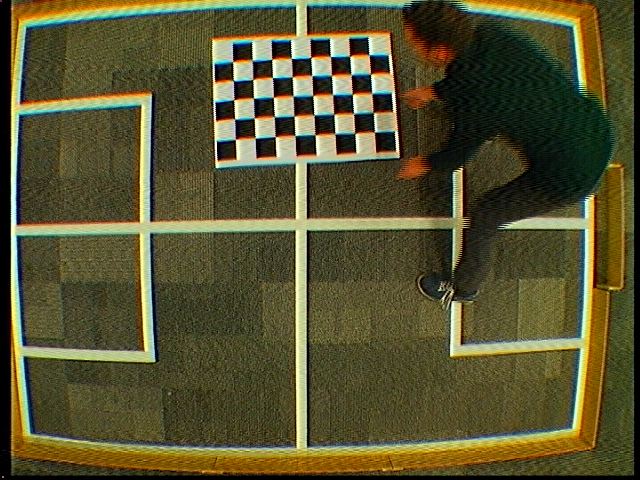
#> input picture preprocessing/pitch0/10_9x6.png, 640 x 480 px; its folder holds 4 pictures in this run
$ python undistort.py   (Python 2 division)
#> lines starting #> are read from the running program, lines starting #| are printed output that depends on the picture; after the words box and inside, x2 and y2 are one past the last pixel; in counts of white or black regions, pixels touching at a corner belong together
# Original tutorial: https://opencv-python-tutroals.readthedocs.org/en/latest/py_tutorials/py_calib3d/py_calibration/py_calibration.html#calibration

from copy import copy
import cPickle
import numpy as np
import cv2
import glob
import os

filename = os.path.join(os.path.dirname(__file__), "../calibrations/undistort.dat")


# termination criteria
criteria = (cv2.TERM_CRITERIA_EPS + cv2.TERM_CRITERIA_MAX_ITER, 30, 0.001)

# prepare object points, like (0,0,0), (1,0,0), (2,0,0) ....,(6,5,0)
objp = np.zeros((8*5,3), np.float32)
objp[:,:2] = np.mgrid[0:5,0:8].T.reshape(-1,2)

# Arrays to store object points and image points from all the images.
objpoints = [] # 3d point in real world space
imgpoints = [] # 2d points in image plane.

images = glob.glob('pitch0/*.png')

for fname in images:
    img = cv2.imread(fname)
#> img is the input picture: shape (480, 640, 3); mean B, G, R 48.7, 83.4, 86.9
    gray = cv2.cvtColor(img,cv2.COLOR_BGR2GRAY)
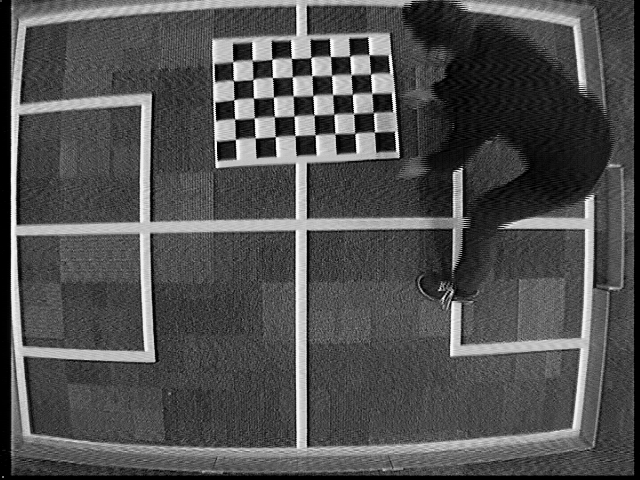
#> gray: shape (480, 640); min 0, max 250, mean 80.5

    # Find the chess board corners
    ret, corners = cv2.findChessboardCorners(gray, (5,8),None)
#> ret = True; corners = 40 rows, first 8: [235.4, 139.4], [234.9, 119], [233.6, 99.81], [233.5, 80.59], [232.8, 61.66], [255.3, 137.9], [254, 118], [253.4, 98.01]

    print "found checkerboard in file %s - %s " % (fname, ret)
#| found checkerboard in file pitch0/10_9x6.png - True

    # If found, add object points, image points (after refining them)
    if ret == True:
        objpoints.append(objp)

        corners2 = cv2.cornerSubPix(gray,corners,(11,11),(-1,-1),criteria)
#> corners2 = 40 rows, first 8: [235.4, 139.2], [234.7, 118.9], [233.9, 99.64], [233.4, 80.62], [232.7, 61.47], [255.2, 137.9], [254.4, 117.9], [253.5, 98.11]
        imgpoints.append(corners2)

        # Draw and display the corners
        img = cv2.drawChessboardCorners(img, (5,8), corners2,ret)
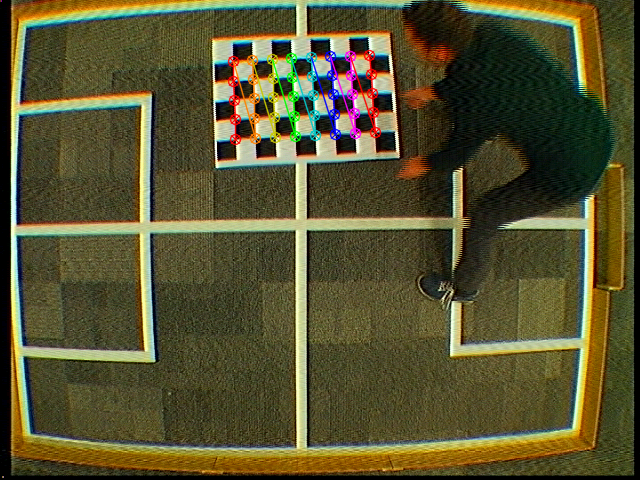
#> img: shape (480, 640, 3); 2.11% of pixels changed, all inside (x1, y1, x2, y2) = (227, 49, 382, 146)
        cv2.imshow('img',img)
        cv2.waitKey(500)
#> pass 2 of the loop `for fname in images:`:
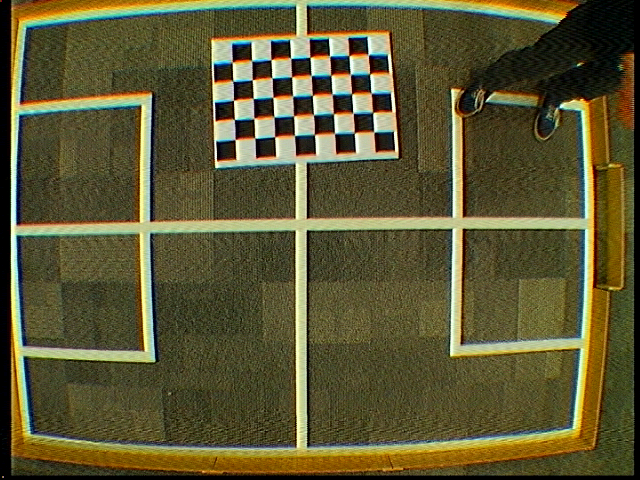
#> input picture preprocessing/pitch0/11_9x6.png, 640 x 480 px
#> img is the input picture: shape (480, 640, 3); mean B, G, R 51.9, 87.7, 92.3
#> `gray = cv2.cvtColor(img,cv2.COLOR_BGR2GRAY)`:
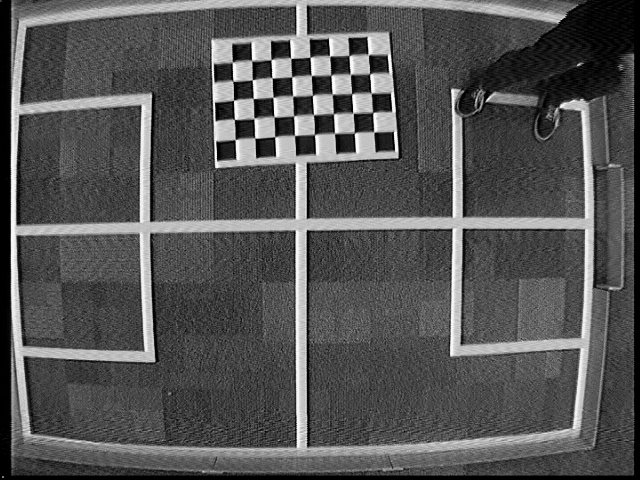
#> gray: shape (480, 640); min 0, max 250, mean 85
#> corners = 40 rows, first 8: [235.1, 139.6], [234.6, 119.5], [233.6, 100.3], [233, 81.15], [232.3, 62.2], [254.9, 137.9], [254, 118.3], [253.3, 98.49]
#| found checkerboard in file pitch0/11_9x6.png - True
#> corners2 = 40 rows, first 8: [235.2, 139.4], [234.4, 119.4], [233.5, 100], [233, 81.11], [232.3, 61.94], [254.9, 138.2], [253.9, 118.3], [253.4, 98.42]
#> `img = cv2.drawChessboardCorners(img, (5,8), corners2,ret)`:
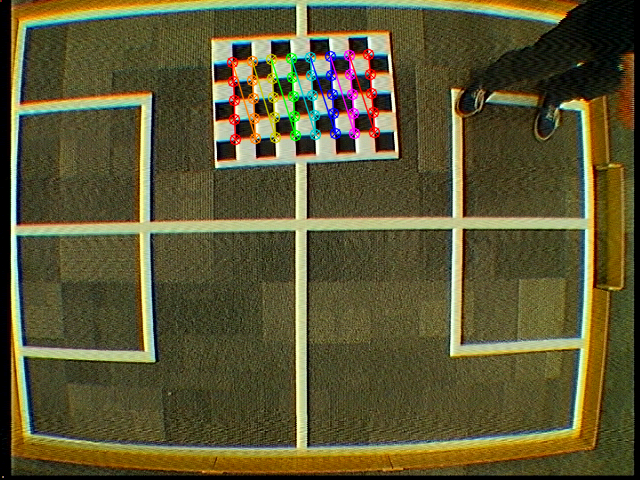
#> img: shape (480, 640, 3); 2.1% of pixels changed, all inside (x1, y1, x2, y2) = (226, 48, 381, 146)
#> pass 3 of the loop `for fname in images:`:
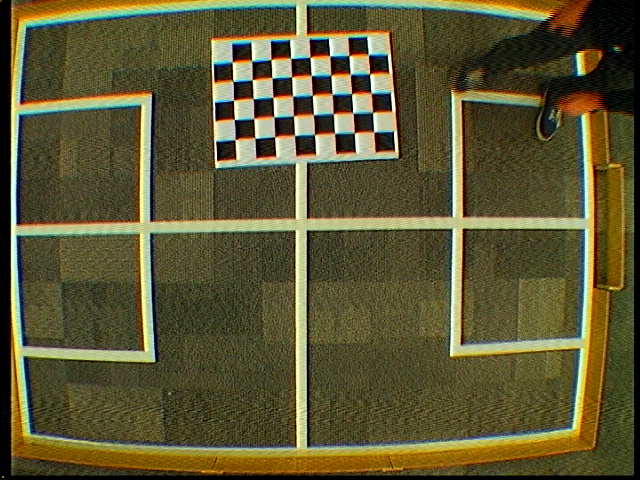
#> input picture preprocessing/pitch0/12_9x6.png, 640 x 480 px
#> img is the input picture: shape (480, 640, 3); mean B, G, R 51.6, 87.5, 92.5
#> `gray = cv2.cvtColor(img,cv2.COLOR_BGR2GRAY)`:
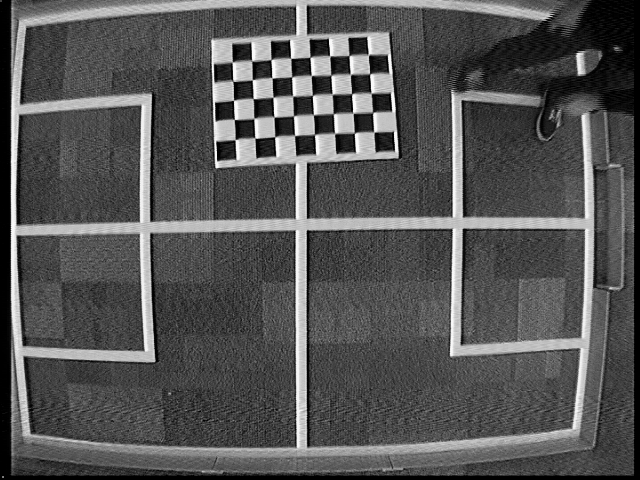
#> gray: shape (480, 640); min 0, max 250, mean 84.9
#> corners = 40 rows, first 8: [235.1, 139.7], [234.5, 119.5], [233.6, 100.3], [233.1, 81.26], [232.2, 62.15], [255, 137.9], [253.9, 118.4], [253.2, 98.53]
#| found checkerboard in file pitch0/12_9x6.png - True
#> corners2 = 40 rows, first 8: [235.2, 139.5], [234.4, 119.4], [233.6, 100.2], [232.9, 81.13], [232.3, 61.94], [255, 138.3], [253.8, 118.4], [253.4, 98.58]
#> `img = cv2.drawChessboardCorners(img, (5,8), corners2,ret)`:
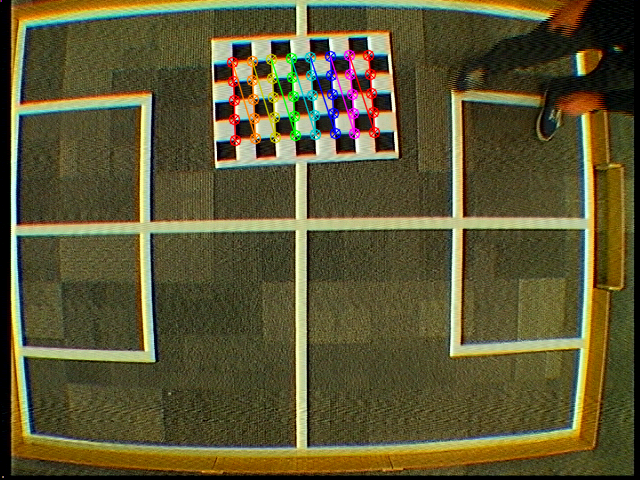
#> img: shape (480, 640, 3); 2.1% of pixels changed, all inside (x1, y1, x2, y2) = (226, 49, 381, 147)
#> the loop made 4 passes; the first 3 are shown

cv2.destroyAllWindows()

# Get the calibration data
ret, mtx, dist, rvecs, tvecs = cv2.calibrateCamera(objpoints, imgpoints, gray.shape[::-1],None,None)

#> (the run stopped early here; a loop or call above may not have finished)
